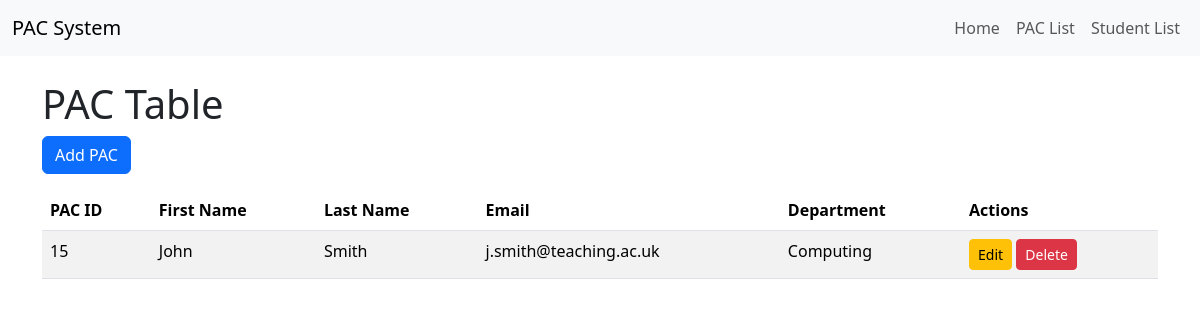
The app's page /pac_list/ with its own data.
### pacsystem/models.py (models this page shows, shortened)
class PacTable(models.Model):
    PacID = models.AutoField(primary_key=True)
    FirstName = models.CharField(max_length=64, null=False)
    LastName = models.CharField(max_length=64, null=False)
    Email = models.EmailField(max_length=255, null=False)
    Department = models.CharField(max_length=64, null=False)

### pacsystem/views.py (the view)
# urls.py: path('pac_list/', view=views.pac_view, name='pac_view'),
def pac_view(request):
    pacs = PacTable.objects.all()
    context = {'pacs': pacs}
    return render(request, 'studentpac/pac.html', context)

### pacsystem/templates/studentpac/pac.html (shortened to what this page needs)
{% extends 'studentpac/base.html' %}
{% block content %}
<h1>PAC Table</h1>
<a href="{% url 'add_pac' %}" class="btn btn-primary mb-3">Add PAC</a>
<table class="table table-striped">
    <thead>
    <tr>
        <th>PAC ID</th>
        <th>First Name</th>
        <th>Last Name</th>
        <th>Email</th>
        <th>Department</th>
        <th>Actions</th>
    </tr>
    </thead>
    <tbody>
    {% for pac in pacs %}
    <tr>
        <td>{{ pac.PacID }}</td>
        <td>{{ pac.FirstName }}</td>
        <td>{{ pac.LastName }}</td>
        <td>{{ pac.Email }}</td>
        <td>{{ pac.Department }}</td>
        <td>
            <a href="{% url 'edit_pac' pac.PacID %}" class="btn btn-sm btn-warning">Edit</a>
            <a href="{% url 'delete_pac' pac.PacID %}" class="btn btn-sm btn-danger">Delete</a>
        </td>
    </tr>
    {% endfor %}
    </tbody>
</table>
{% endblock %}

### records on screen
PacTable: PacID "15", FirstName "John", LastName "Smith", Email "j.smith@teaching.ac.uk", Department "Computing"
